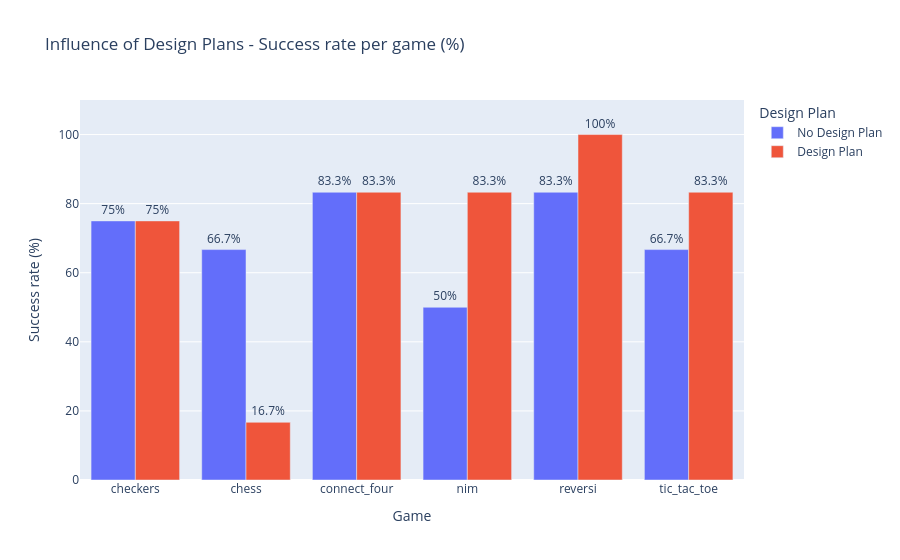

Write notebook code for a chart like this one.
### Code cell
dp_data = (
    df.groupby(["game_name", "design_plan"])["success"]
    .mean()
    .mul(100)
    .round(1)
    .reset_index()
)
dp_data["plan_label"] = dp_data["design_plan"].map({True: "Design Plan", False: "No Design Plan"})

fig = px.bar(
    dp_data,
    x="game_name", y="success", color="plan_label",
    barmode="group",
    text="success",
    title="Influence of Design Plans - Success rate per game (%)",
    labels={"success": "Success rate (%)", "game_name": "Game", "plan_label": "Design Plan"},
    range_y=[0, 110]
)
fig.update_traces(texttemplate="%{text}%", textposition="outside")
fig.show()

### Figure 1 — Plotly figure (JSON) as saved in the notebook; plotly's stock layout.template omitted (floating-point values rounded to 4 significant figures)
{"data": [{"alignmentgroup": "True", "hovertemplate": "Design Plan=No Design Plan<br>Game=%{x}<br>Success rate (%)=%{text}<extra></extra>", "legendgroup": "No Design Plan", "marker": {"color": "#636efa", "pattern": {"shape": ""}}, "name": "No Design Plan", "offsetgroup": "No Design Plan", "orientation": "v", "showlegend": true, "text": [75.0, 66.7, 83.3, 50.0, 83.3, 66.7], "textposition": "outside", "texttemplate": "%{text}%", "type": "bar", "x": ["checkers", "chess", "connect_four", "nim", "reversi", "tic_tac_toe"], "xaxis": "x", "y": [75.0, 66.7, 83.3, 50.0, 83.3, 66.7], "yaxis": "y"}, {"alignmentgroup": "True", "hovertemplate": "Design Plan=Design Plan<br>Game=%{x}<br>Success rate (%)=%{text}<extra></extra>", "legendgroup": "Design Plan", "marker": {"color": "#EF553B", "pattern": {"shape": ""}}, "name": "Design Plan", "offsetgroup": "Design Plan", "orientation": "v", "showlegend": true, "text": [75.0, 16.7, 83.3, 83.3, 100.0, 83.3], "textposition": "outside", "texttemplate": "%{text}%", "type": "bar", "x": ["checkers", "chess", "connect_four", "nim", "reversi", "tic_tac_toe"], "xaxis": "x", "y": [75.0, 16.7, 83.3, 83.3, 100.0, 83.3], "yaxis": "y"}], "layout": {"barmode": "group", "legend": {"title": {"text": "Design Plan"}, "tracegroupgap": 0}, "title": {"text": "Influence of Design Plans - Success rate per game (%)"}, "xaxis": {"anchor": "y", "domain": [0, 1], "title": {"text": "Game"}}, "yaxis": {"anchor": "x", "domain": [0, 1], "range": [0, 110], "title": {"text": "Success rate (%)"}}}}
